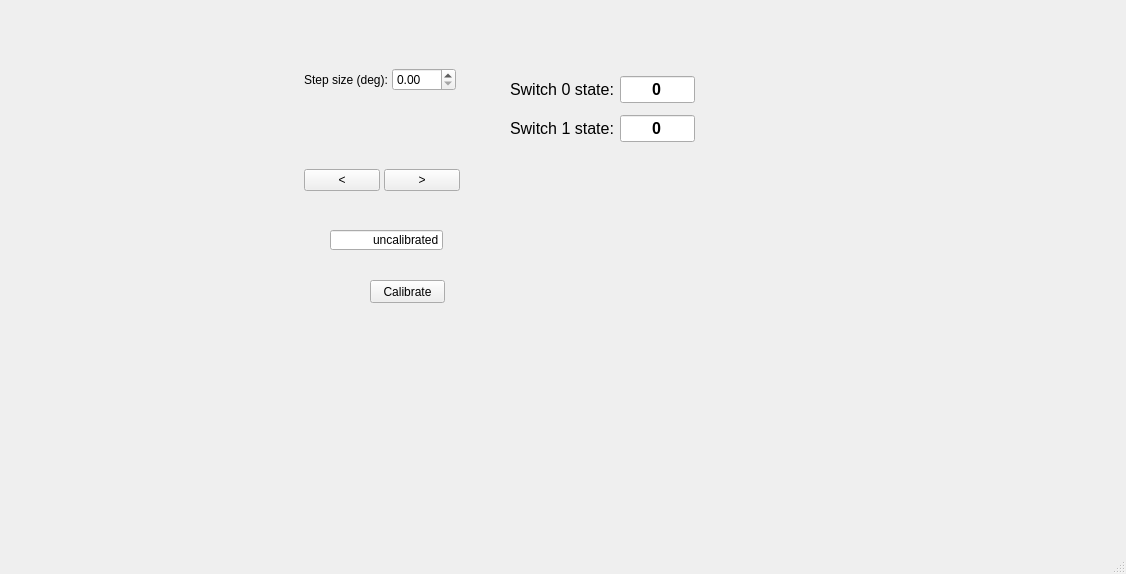
<?xml version="1.0" encoding="UTF-8"?>
<ui version="4.0">
 <class>MainWindow</class>
 <widget class="QMainWindow" name="MainWindow">
  <property name="geometry">
   <rect>
    <x>0</x>
    <y>0</y>
    <width>1126</width>
    <height>574</height>
   </rect>
  </property>
  <property name="windowTitle">
   <string>MainWindow</string>
  </property>
  <widget class="QWidget" name="centralwidget">
   <widget class="QWidget" name="horizontalLayoutWidget">
    <property name="geometry">
     <rect>
      <x>300</x>
      <y>40</y>
      <width>160</width>
      <height>80</height>
     </rect>
    </property>
    <layout class="QHBoxLayout" name="horizontalLayout">
     <property name="spacing">
      <number>4</number>
     </property>
     <property name="leftMargin">
      <number>4</number>
     </property>
     <property name="topMargin">
      <number>4</number>
     </property>
     <property name="rightMargin">
      <number>4</number>
     </property>
     <property name="bottomMargin">
      <number>4</number>
     </property>
     <item>
      <widget class="QLabel" name="label">
       <property name="text">
        <string>Step size (deg): </string>
       </property>
      </widget>
     </item>
     <item>
      <widget class="QDoubleSpinBox" name="SB_stepsize">
       <property name="maximum">
        <double>360.000000000000000</double>
       </property>
      </widget>
     </item>
    </layout>
   </widget>
   <widget class="QWidget" name="horizontalLayoutWidget_2">
    <property name="geometry">
     <rect>
      <x>300</x>
      <y>140</y>
      <width>164</width>
      <height>80</height>
     </rect>
    </property>
    <layout class="QHBoxLayout" name="horizontalLayout_2">
     <property name="spacing">
      <number>4</number>
     </property>
     <property name="leftMargin">
      <number>4</number>
     </property>
     <property name="topMargin">
      <number>4</number>
     </property>
     <property name="rightMargin">
      <number>4</number>
     </property>
     <property name="bottomMargin">
      <number>4</number>
     </property>
     <item>
      <widget class="QPushButton" name="PB_moveneg">
       <property name="text">
        <string>&lt;</string>
       </property>
      </widget>
     </item>
     <item>
      <widget class="QPushButton" name="PB_movepos">
       <property name="text">
        <string>&gt;</string>
       </property>
      </widget>
     </item>
    </layout>
   </widget>
   <widget class="QLineEdit" name="LE_position">
    <property name="geometry">
     <rect>
      <x>330</x>
      <y>230</y>
      <width>113</width>
      <height>20</height>
     </rect>
    </property>
    <property name="text">
     <string>uncalibrated</string>
    </property>
    <property name="alignment">
     <set>Qt::AlignRight|Qt::AlignTrailing|Qt::AlignVCenter</set>
    </property>
   </widget>
   <widget class="QWidget" name="gridLayoutWidget">
    <property name="geometry">
     <rect>
      <x>510</x>
      <y>70</y>
      <width>185</width>
      <height>80</height>
     </rect>
    </property>
    <layout class="QGridLayout" name="gridLayout">
     <item row="0" column="1">
      <widget class="QLineEdit" name="LE_switch0state">
       <property name="font">
        <font>
         <pointsize>12</pointsize>
         <weight>75</weight>
         <bold>true</bold>
        </font>
       </property>
       <property name="text">
        <string>0</string>
       </property>
       <property name="alignment">
        <set>Qt::AlignCenter</set>
       </property>
      </widget>
     </item>
     <item row="1" column="1">
      <widget class="QLineEdit" name="LE_switch1state">
       <property name="font">
        <font>
         <pointsize>12</pointsize>
         <weight>75</weight>
         <bold>true</bold>
        </font>
       </property>
       <property name="text">
        <string>0</string>
       </property>
       <property name="alignment">
        <set>Qt::AlignCenter</set>
       </property>
      </widget>
     </item>
     <item row="0" column="0">
      <widget class="QLabel" name="label_2">
       <property name="font">
        <font>
         <pointsize>12</pointsize>
        </font>
       </property>
       <property name="text">
        <string>Switch 0 state:</string>
       </property>
      </widget>
     </item>
     <item row="1" column="0">
      <widget class="QLabel" name="label_3">
       <property name="font">
        <font>
         <pointsize>12</pointsize>
        </font>
       </property>
       <property name="text">
        <string>Switch 1 state:</string>
       </property>
      </widget>
     </item>
    </layout>
   </widget>
   <widget class="QPushButton" name="PB_calibrate">
    <property name="geometry">
     <rect>
      <x>370</x>
      <y>280</y>
      <width>75</width>
      <height>23</height>
     </rect>
    </property>
    <property name="text">
     <string>Calibrate</string>
    </property>
   </widget>
  </widget>
  <widget class="QMenuBar" name="menubar">
   <property name="geometry">
    <rect>
     <x>0</x>
     <y>0</y>
     <width>1126</width>
     <height>21</height>
    </rect>
   </property>
  </widget>
  <widget class="QStatusBar" name="statusbar"/>
 </widget>
 <resources/>
 <connections/>
</ui>
